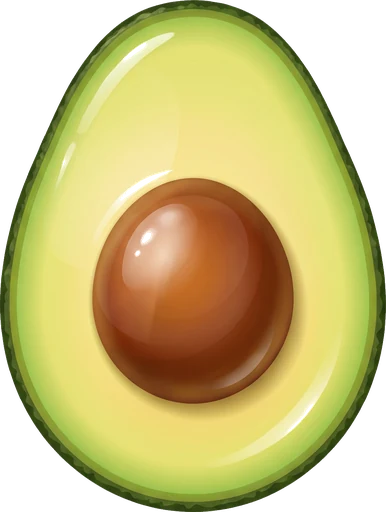
#> input picture slice-prototype/slice-prototype/prototypes/v2/veg/avocado_slice.webp, 386 x 512 px
$ python -i cutout.py   (imports and definitions only)
#> lines starting #> are read from the running program, lines starting #| are printed output that depends on the picture; after the words box and inside, x2 and y2 are one past the last pixel; in counts of white or black regions, pixels touching at a corner belong together
import sys, glob, os
import numpy as np
from PIL import Image, ImageFilter
from scipy import ndimage

# Gemini bakes a 2-shade neutral-gray checkerboard as "transparency". We auto-detect the two
# shades from the border and key them out globally (also clears enclosed holes). A neutrality
# guard protects colored food + white highlights. Subjects that are themselves neutral+dark
# (e.g. sushi nori == black checker) collide and must be regenerated on a chroma background.
MAXDIM = 512   # sprites render at ~160px; 512 keeps headroom for hi-DPR while staying small

def _largest_only(alpha):
    # every sprite here is one connected blob -> keep only the largest opaque component (kills all specks)
    lbl, n = ndimage.label(alpha > 0)          # 4-connectivity: diagonal speck-chains stay separate
    if n <= 1:
        return alpha
    areas = np.bincount(lbl.ravel()); areas[0] = 0
    return np.where(lbl == int(areas.argmax()), alpha, 0).astype(np.uint8)

def finalize(rgb, alpha, dst, tag=""):
    out = Image.fromarray(np.dstack([rgb.astype(np.uint8), alpha]), "RGBA")
    A = out.split()[3].filter(ImageFilter.GaussianBlur(1.2))
    A = A.point(lambda p: 0 if p < 128 else 255)     # crisp edge, kill 1px halo
    out.putalpha(A)
    bbox = out.getbbox()
    if bbox: out = out.crop(bbox)
    if max(out.size) > MAXDIM:                        # downscale big renders
        s = MAXDIM / max(out.size)
        out = out.resize((max(1,round(out.width*s)), max(1,round(out.height*s))), Image.LANCZOS)
    out.save(dst, "WEBP", quality=88, method=6)       # alpha-preserving, ~9x smaller than PNG
    kb = os.path.getsize(dst) // 1024
    print(f"  {os.path.basename(dst):22s}{tag} -> {out.size}  {kb}KB")

def cutout_magenta(src, dst, tol=150):
    a = np.asarray(Image.open(src).convert("RGB")).astype(np.int16)
    dist = np.abs(a - np.array([255,0,255]).reshape(1,1,3)).sum(2)   # L1 to pure magenta
    bg = dist < tol                                                  # separates magenta from purple/pink skin
    alpha = _largest_only(np.where(bg, 0, 255).astype(np.uint8))
    finalize(a, alpha, dst, " (magenta)")

def cutout(src, dst, neutral_max=30):
    # Border-connected neutral flood: the checkerboard is neutral gray at ANY brightness and
    # connects to the frame edge; the subject's colored rim blocks the flood, so interior
    # highlights/holes are preserved. Shade-agnostic -> robust across every checker variant.
#> called with src = '../avocado_slice.webp', dst = 'out.png', neutral_max = 30
    a = np.asarray(Image.open(src).convert("RGB")).astype(np.int16)
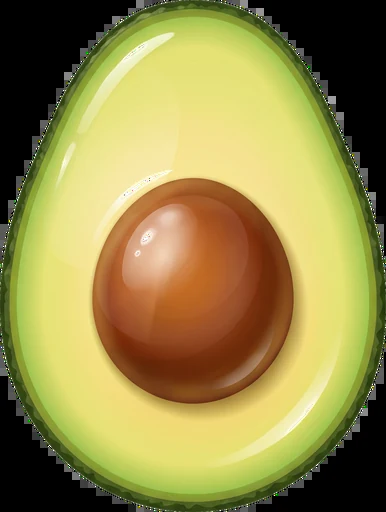
#> a: shape (512, 386, 3) int16; mean R, G, B 147.7, 136.5, 72.9
    h, w, _ = a.shape
#> h = 512; w = 386
    neutral = (a.max(2) - a.min(2)) < neutral_max
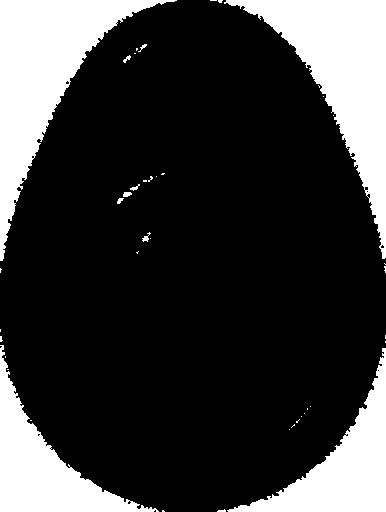
#> neutral: shape (512, 386) bool; 22.6% white; 42 white regions (32 under 20 px), largest, box (x1, y1, x2, y2) and area: (0, 0, 177, 261) 14070, (224, 0, 386, 259) 13963, (0, 345, 159, 512) 8108
    lbl, n = ndimage.label(neutral, structure=np.ones((3,3)))
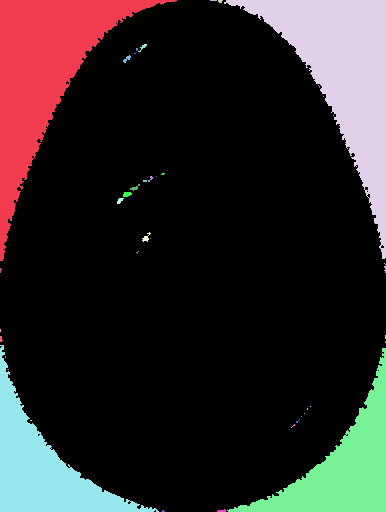
#> lbl: shape (512, 386) int32; 43 distinct labels, from 0 to 42; one colour per label, 0 black
#> n = 42
    border = set(np.unique(np.concatenate([lbl[0], lbl[-1], lbl[:,0], lbl[:,-1]]))) - {0}
#> border = 15 items
    bg = np.isin(lbl, list(border))
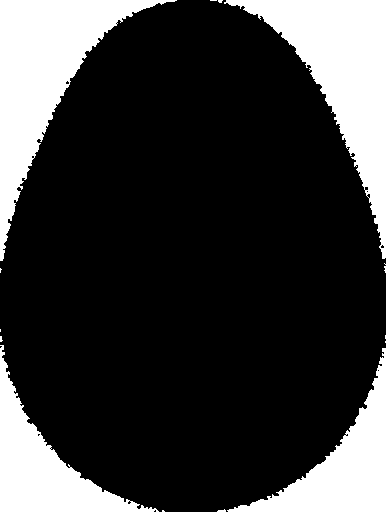
#> bg: shape (512, 386) bool; 22.4% white; 15 white regions (11 under 20 px), largest, box (x1, y1, x2, y2) and area: (0, 0, 177, 261) 14070, (224, 0, 386, 259) 13963, (0, 345, 159, 512) 8108, (227, 348, 386, 512) 8104
    alpha = _largest_only(np.where(bg, 0, 255).astype(np.uint8))
#> in _largest_only, `lbl, n = ndimage.label(alpha > 0)`:
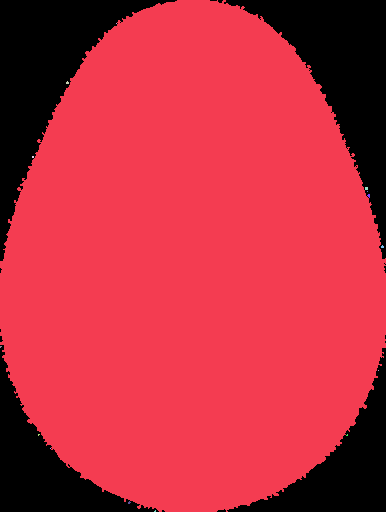
#> lbl: shape (512, 386) int32; 16 distinct labels, from 0 to 15; one colour per label, 0 black
#> in _largest_only, `lbl, n = ndimage.label(alpha > 0)`: n = 15
#> in _largest_only, `areas = np.bincount(lbl.ravel())`: areas = [44327, 153248, 1, 7, 4, 9, 1, 8, 7, 3, 1, 3, 3, 1, 6, 3]
#> in _largest_only, `return np.where(lbl == int(areas.argmax()), alpha, 0).astype(np.uint8)`: returned value: shape (512, 386); 77.5% white; 15 black regions (11 under 20 px), largest, box (x1, y1, x2, y2) and area: (0, 0, 177, 261) 14082, (224, 0, 386, 259) 13988, (0, 345, 159, 512) 8124, (227, 348, 386, 512) 8108
    finalize(a, alpha, dst)
#> in finalize, `A = out.split()[3].filter(ImageFilter.GaussianBlur(1.2))`:
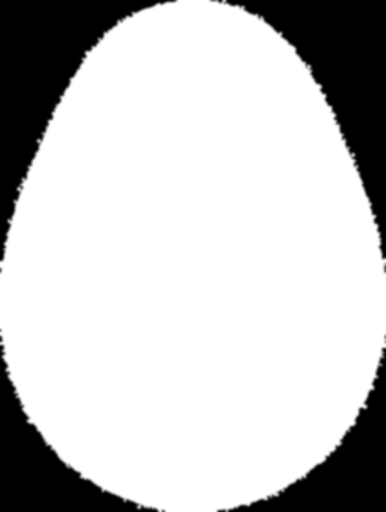
#> A: PIL image 386x512 L; min 0, max 255, mean 197.7
#> in finalize, `A = A.point(lambda p: 0 if p < 128 else 255)`:
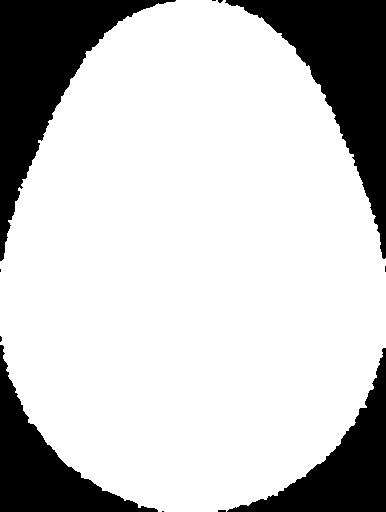
#> A: PIL image 386x512 L; 77.5% white; 11 black regions (7 under 20 px), largest, box (x1, y1, x2, y2) and area: (0, 0, 176, 261) 14097, (225, 0, 386, 259) 13984, (0, 345, 158, 512) 8126, (227, 348, 386, 512) 8113
#> in finalize, `bbox = out.getbbox()`: bbox = (0, 0, 386, 512)
#|   out.png                -> (386, 512)  16KB

# [9 lines not run here, left out]

>>> result = cutout('../avocado_slice.webp', 'out.png')

$ run again, on slice-prototype/slice-prototype/prototypes/v2/veg/bacon_slice.webp
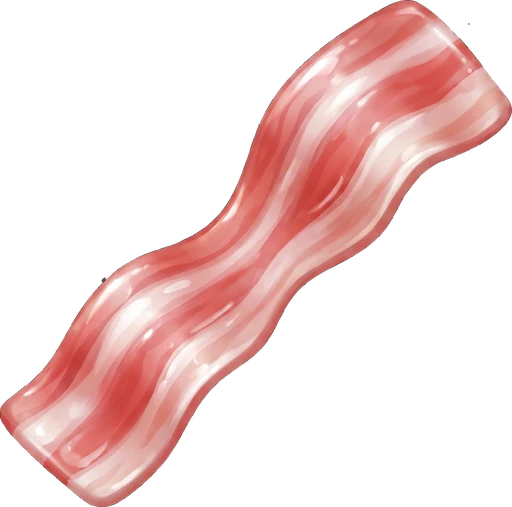
#> input picture slice-prototype/slice-prototype/prototypes/v2/veg/bacon_slice.webp, 512 x 507 px
#> neutral: shape (507, 512) bool; 67.2% white; 2 black regions (1 under 20 px), largest, box (x1, y1, x2, y2) and area: (0, 0, 512, 507) 85050
#> in cutout, `lbl, n = ndimage.label(neutral, structure=np.ones((3,3)))`: n = 63
#> border = 10 items
#> bg: shape (507, 512) bool; 64.5% white; 1 black region, box (x1, y1, x2, y2) and area: (0, 0, 512, 507) 92178
#> in _largest_only, `lbl, n = ndimage.label(alpha > 0)`:
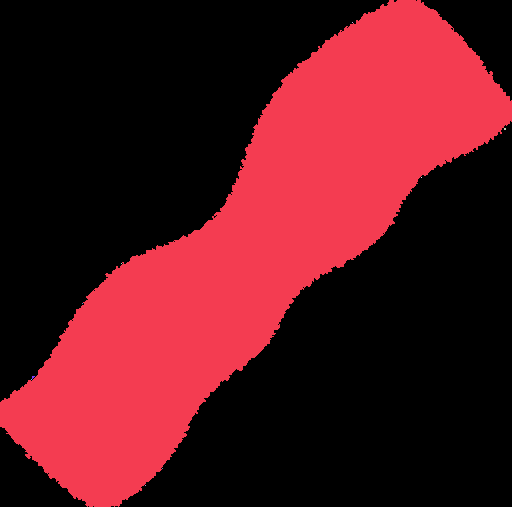
#> lbl: shape (507, 512) int32; 11 distinct labels, from 0 to 10; one colour per label, 0 black
#> in _largest_only, `lbl, n = ndimage.label(alpha > 0)`: n = 10
#> areas = [167406, 92161, 1, 4, 1, 1, 1, 6, 1, 1, 1]
#> in finalize, `A = A.point(lambda p: 0 if p < 128 else 255)`:
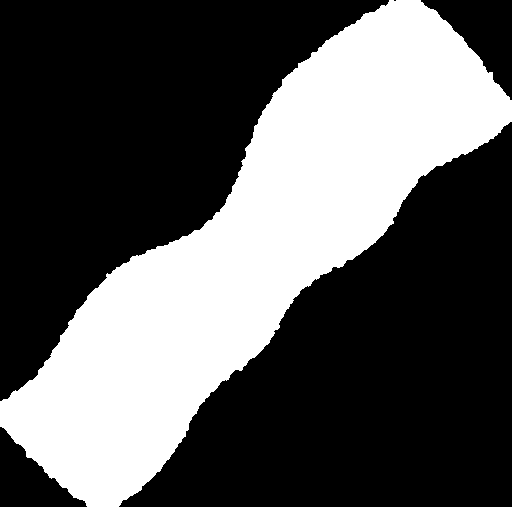
#> A: PIL image 512x507 L; 35.5% white; 1 white region, box (x1, y1, x2, y2) and area: (0, 0, 512, 507) 92192
#> bbox = (0, 0, 512, 507)
#|   out.png                -> (512, 507)  18KB

$ run again, on slice-prototype/slice-prototype/prototypes/v2/veg/bacon_whole.webp
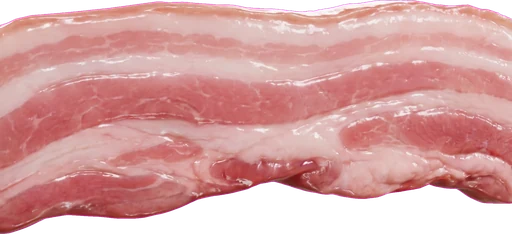
#> input picture slice-prototype/slice-prototype/prototypes/v2/veg/bacon_whole.webp, 512 x 234 px
#> neutral: shape (234, 512) bool; 16.2% white; 86 white regions (59 under 20 px), largest, box (x1, y1, x2, y2) and area: (21, 186, 512, 234) 14192, (0, 0, 135, 22) 1166, (215, 0, 345, 10) 591
#> in cutout, `lbl, n = ndimage.label(neutral, structure=np.ones((3,3)))`: n = 86
#> border = 9 items
#> bg: shape (234, 512) bool; 13.8% white; 9 white regions (3 under 20 px), largest, box (x1, y1, x2, y2) and area: (21, 186, 512, 234) 14192, (0, 0, 135, 22) 1166, (215, 0, 345, 10) 591, (437, 0, 512, 16) 341, (472, 56, 512, 68) 185, (501, 30, 512, 41) 63
#> in _largest_only, `lbl, n = ndimage.label(alpha > 0)`:
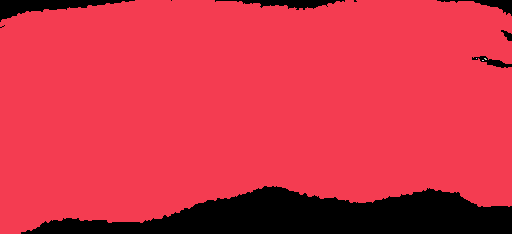
#> lbl: shape (234, 512) int32; 5 distinct labels, from 0 to 4; one colour per label, 0 black
#> in _largest_only, `lbl, n = ndimage.label(alpha > 0)`: n = 4
#> areas = [16549, 103252, 1, 4, 2]
#> in finalize, `A = out.split()[3].filter(ImageFilter.GaussianBlur(1.2))`:
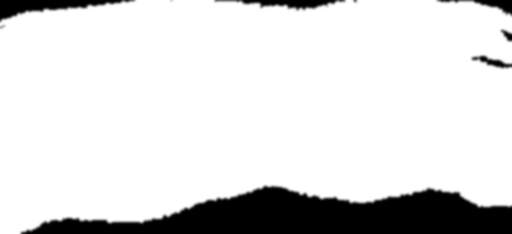
#> A: PIL image 512x234 L; min 0, max 255, mean 219.8
#> bbox = (0, 0, 512, 234)
#|   out.png                -> (512, 234)  20KB

$ run again, on slice-prototype/slice-prototype/prototypes/v2/veg/bread_slice.webp
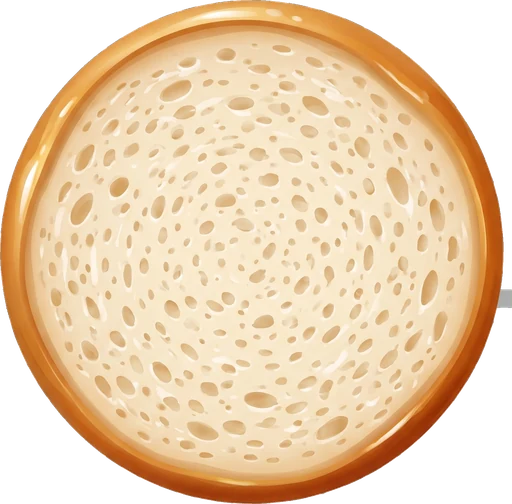
#> input picture slice-prototype/slice-prototype/prototypes/v2/veg/bread_slice.webp, 512 x 504 px
#> neutral: shape (504, 512) bool; 22.3% white; 159 white regions (136 under 20 px), largest, box (x1, y1, x2, y2) and area: (294, 0, 512, 504) 30041, (0, 0, 209, 210) 13078, (0, 294, 209, 504) 12889
#> in cutout, `lbl, n = ndimage.label(neutral, structure=np.ones((3,3)))`: n = 159
#> border = 14 items
#> in _largest_only, `lbl, n = ndimage.label(alpha > 0)`: n = 3
#> areas = [56037, 202009, 1, 1]
#> bbox = (0, 0, 507, 504)
#> in finalize, `if bbox: out = out.crop(bbox)`:
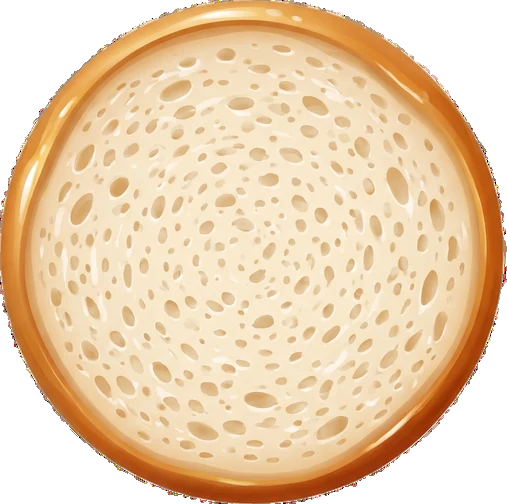
#> out: PIL image 507x504 RGBA; mean R, G, B, A 187.2, 159.5, 125.5, 201.7; transparent parts drawn white
#|   out.png                -> (507, 504)  33KB
